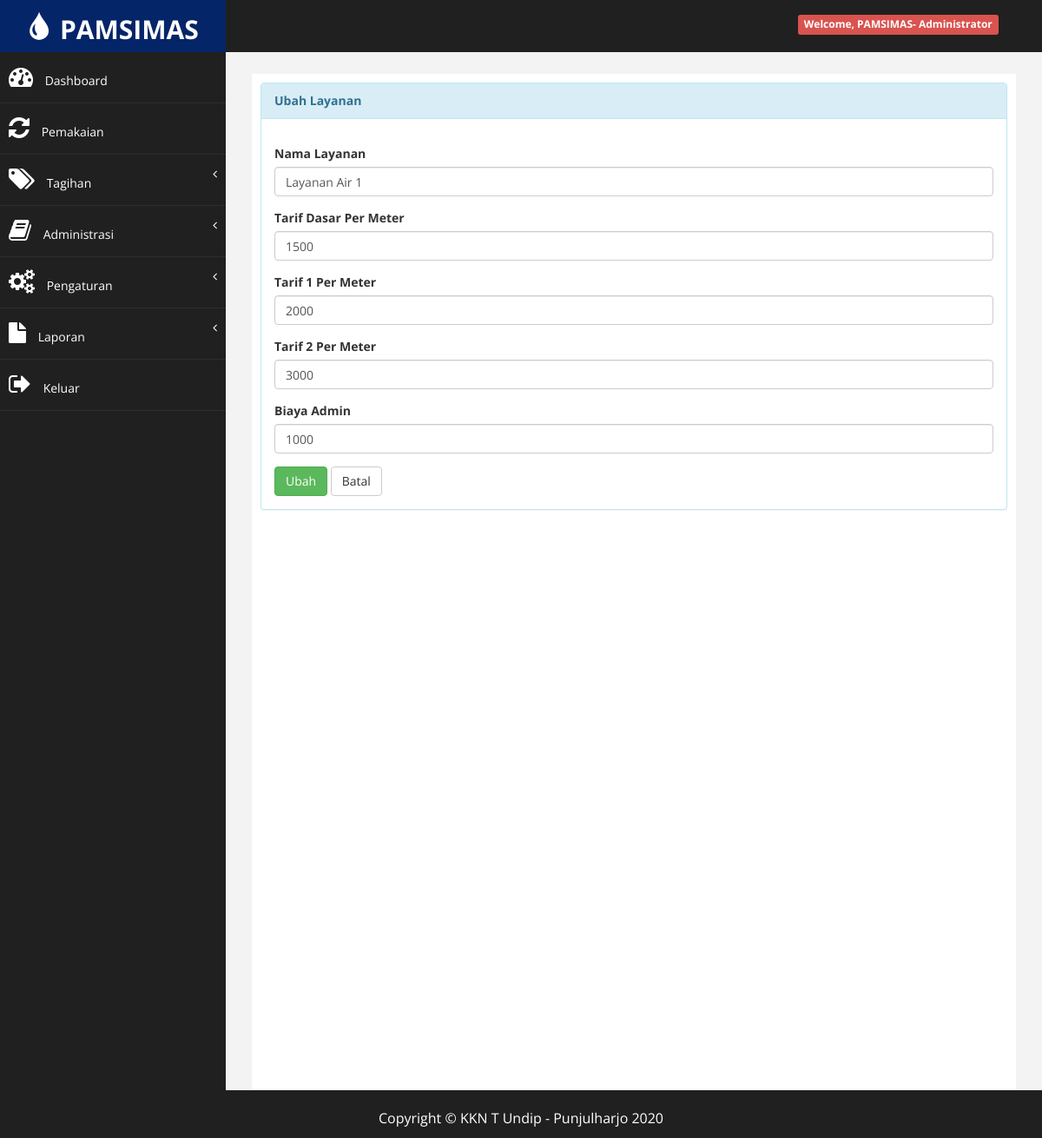
The app's page /?halaman=layanan_ubah&kode=1 (signed in) with its own data.
### tables this page shows
CREATE TABLE `tb_layanan` (
  `id_layanan` int(11) NOT NULL,
  `layanan` varchar(20) NOT NULL,
  `tarif_dasar` int(11) NOT NULL,
  `tarif_1` int(11) NOT NULL,
  `tarif_2` int(11) NOT NULL,
  `admin` int(11) NOT NULL
);

### super/layanan/layanan_ubah.php (the view, shortened to what this page needs)
<?php
if (isset($_GET['kode'])) {
    $sql_cek = "SELECT * FROM tb_layanan WHERE id_layanan='" . $_GET['kode'] . "'";
    $query_cek = mysqli_query($koneksi, $sql_cek);
    $data_cek = mysqli_fetch_array($query_cek, MYSQLI_BOTH);
}
?>
<div class="panel panel-info">
    <div class="panel-heading">
        <b>Ubah Layanan</b>
    </div>
    <div class="panel-body">
        <div class="row">
            <div class="col-md-12">
                <form method="POST">
                    <div class="form-group">
                        <label>Nama Layanan</label>
                        <input class="form-control" name="nama_layanan" value="<?php echo $data_cek['layanan']; ?>"/>
                    </div>
                    <div class="form-group">
                        <label>Tarif Dasar Per Meter</label>
                        <input class="form-control" name="tarif_dasar" value="<?php echo $data_cek['tarif_dasar']; ?>"/>
                    </div>
                    <div class="form-group">
                        <label>Tarif 1 Per Meter</label>
                        <input class="form-control" name="tarif_1" value="<?php echo $data_cek['tarif_1']; ?>"/>
                    </div>
                    <div class="form-group">
                        <label>Tarif 2 Per Meter</label>
                        <input class="form-control" name="tarif_2" value="<?php echo $data_cek['tarif_2']; ?>"/>
                    </div>
                    <div class="form-group">
                        <label>Biaya Admin</label>
                        <input class="form-control" name="admin" value="<?php echo $data_cek['admin']; ?>"/>
                    </div>
                    <div>
                        <input type="submit" name="Ubah" value="Ubah" class="btn btn-success" >
                        <a href="?halaman=layanan_tampil" title="Kembali" class="btn btn-default">Batal</a>
                    </div>
            </div>
        </div>
    </div>
</div>
</div>

### assets/css/custom.css (style rules this page uses)
body { font-family: "Open Sans", sans-serif; }

### records on screen
tb_layanan: nama_layanan "Layanan Air 1", tarif_dasar "1500", tarif_1 "2000", tarif_2 "3000", admin "1000"

### other values on screen
$data_nama_lengkap "PAMSIMAS"
$data_level "Administrator"
